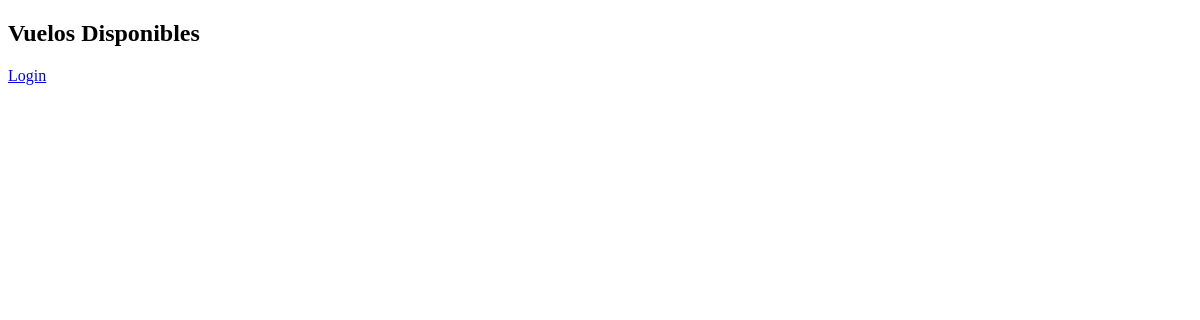
Before: / with the older database file.
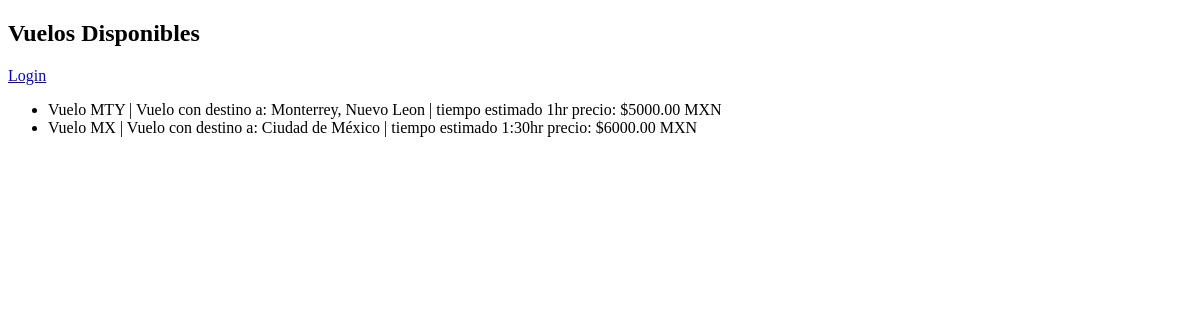
After: the same page with the newer database file.
### vuelo/models.py (models this page shows, shortened)
class Vuelo(models.Model):
	name = models.CharField(max_length=255)
	time = models.CharField(max_length=255)
	price = models.DecimalField(max_digits=7, decimal_places=2)
	destiny = models.CharField(max_length=255)
	class Meta:
		ordering = ('name',)

### vuelo/views.py (the view)
# urls.py: url(r'^$', views.VueloList.as_view(), name='listavuelo'),
class VueloList(ListView):
	model = Vuelo

### templates/vuelo/vuelo_list.html
{% extends "index.html" %}
	{% block lista %}
	<ul>
		{% for vu in object_list %}
			<li>{{ vu.name }} | Vuelo con destino a: {{ vu.destiny }} | tiempo estimado {{ vu.time }} precio: ${{ vu.price }} MXN</li>
		{% endfor %}
	</ul>
	{% endblock %}

### templates/index.html (shortened to what this page needs)
<!DOCTYPE html>
<html>
<head>
	<link rel="stylesheet" href="">
</head>
<body>
	<h2>Vuelos Disponibles</h2>
	{% if user.is_authenticated %}
	    <a href="{% url "userslog:logout" %}">Logout</a>
	    <a href="admin/">Admin</a>
	{% else %}
		<a href="login/">Login</a>
	{% endif %}
	{% block lista %}
	{% endblock %}
</body>
</html>

Changed rows visible on the page:
added Vuelo: name "Vuelo MTY", destiny "Monterrey, Nuevo Leon", time "1hr", price "5000.00"
added Vuelo: name "Vuelo MX", destiny "Ciudad de México", time "1:30hr", price "6000.00"
